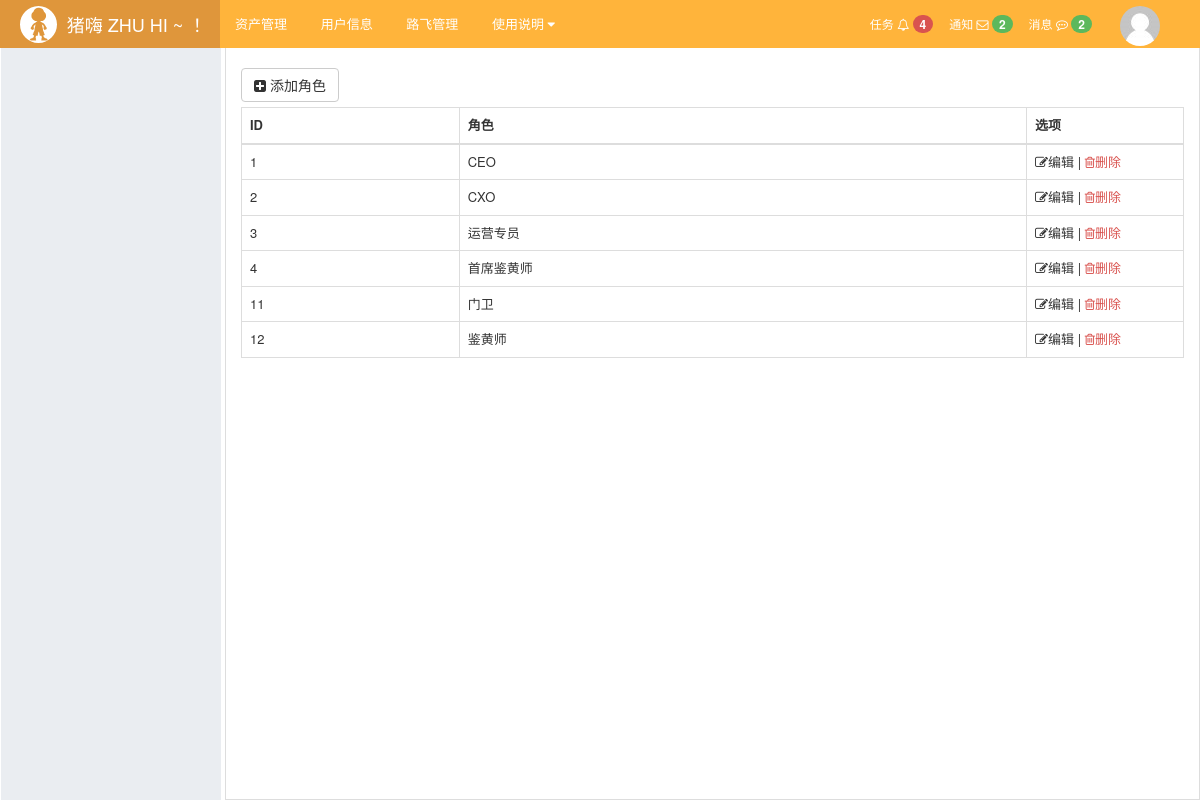
The app's page /rbac/role/list/ with its own data.
### rbac/models.py (models this page shows, shortened)
class Role(models.Model):
    title = models.CharField(verbose_name='角色名称', max_length=32)
    permissions = models.ManyToManyField(verbose_name='拥有的所有权限', to='Permission', blank=True)

### rbac/views/role.py (the view)
def role_list(request):
    roles = Role.objects.all()
    return render(request, 'rbac/role_list.html', {'roles':roles})

### rbac/service/my_tools.py (called while the page is built)
def bypass(func):
    def bypassed_func(*args,**kwargs):
        print('func %s is bypassed for testing...'%func)
        return None
    return bypassed_func

### rbac/templates/rbac/role_list.html
{% extends 'layout.html' %}
{% block content %}
    <div class="luffy-container">
        <div class="btn-group" style="margin: 5px 0">
            <a class="btn btn-default" href="{% url 'rbac:role_add' %}">
                <i class="fa fa-plus-square" aria-hidden="true"></i> 添加角色
            </a>
        </div>
        <table class="table table-bordered table-hover">
            <thead>
            <tr>
                <th>ID</th>
                <th>角色</th>
                <th>选项</th>
            </tr>
            </thead>
            <tbody>
            {% for row in roles %}
                <tr>
                    <td>{{ row.id }}</td>
                    <td>{{ row.title }}</td>
                    <td class="col-sm-2">
                        <a style="color: #333333;" href="{% url 'rbac:role_edit' row.id %}">
                            <i class="fa fa-edit" aria-hidden="true"></i>编辑</a>
                        |
                        <a style="color: #d9534f;" href="{% url 'rbac:role_del' row.id %}"><i class="fa fa-trash-o"></i>删除</a>
                    </td>
                </tr>
            {% endfor %}
            </tbody>
        </table>
    </div>
{% endblock %}

### web/static/css/commons.css (style rules this page uses)
body { margin: 0; }

### web/templates/layout.html (style rules this page uses)
body { margin: 0; }
.luffy-container { padding: 15px; }

### records on screen
Role: id "1", title "CEO"
Role: id "2", title "CXO"
Role: id "3", title "运营专员"
Role: id "4", title "首席鉴黄师"
Role: id "11", title "门卫"
Role: id "12", title "鉴黄师"
